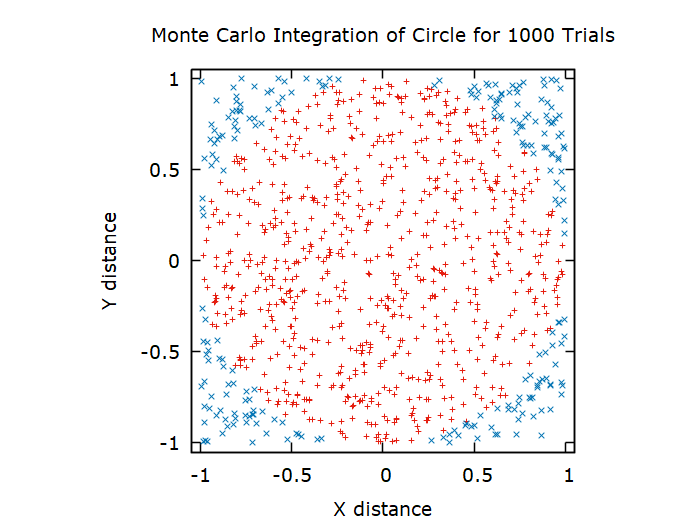

Write the gnuplot code that produced this figure.

# Gnuplot script file for plotting data
# This file is called pond2.plt
set title 'Monte Carlo Integration of Circle for 1000 Trials'
set xlabel 'X distance'
set ylabel 'Y distance'
unset logscale x 
unset logscale y 
set xr [-1.05:1.05]
set yr [-1.05:1.05]
set ticslevel  0
set origin 0,0
set size square
set pointsize 0.95
set nokey 
plot "pond2.dat" index 0 using 1:2 with points lt 1 lc 7,\
      "pond2.dat" index 1 using 1:2 with points lt 2 lc 6
      
